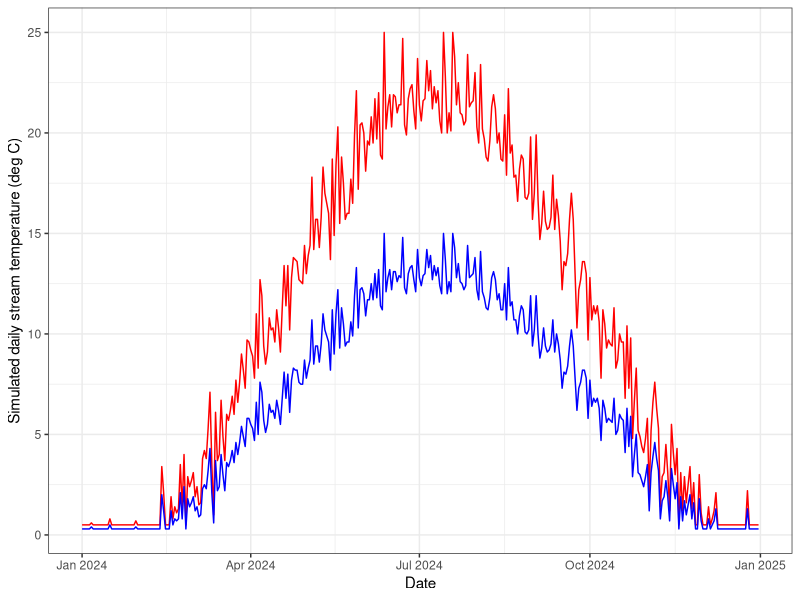
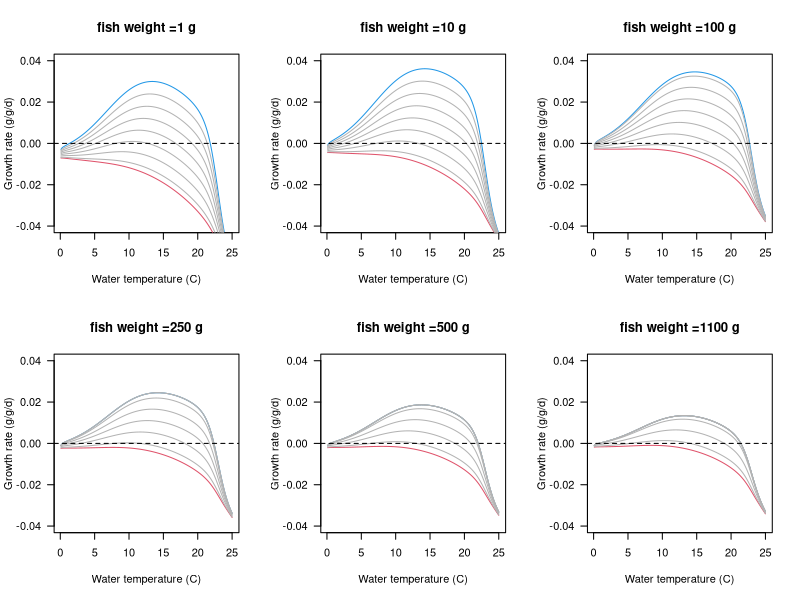
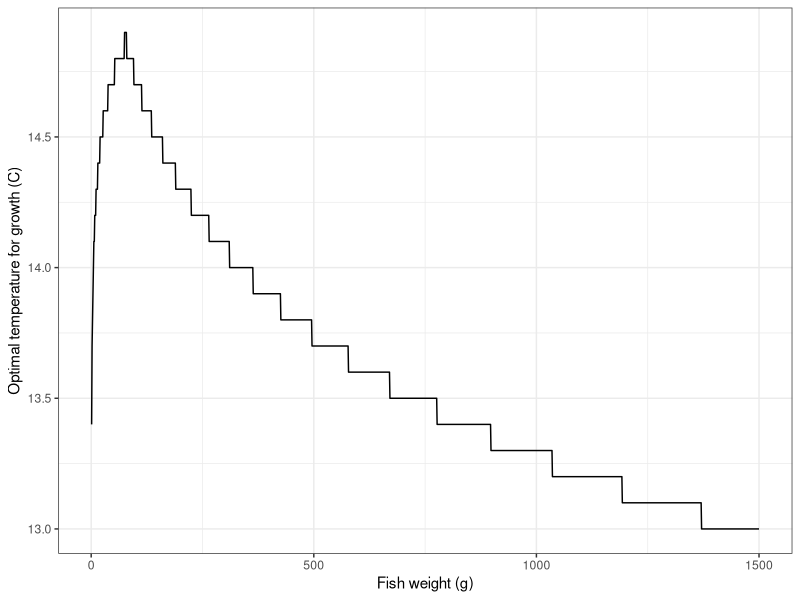
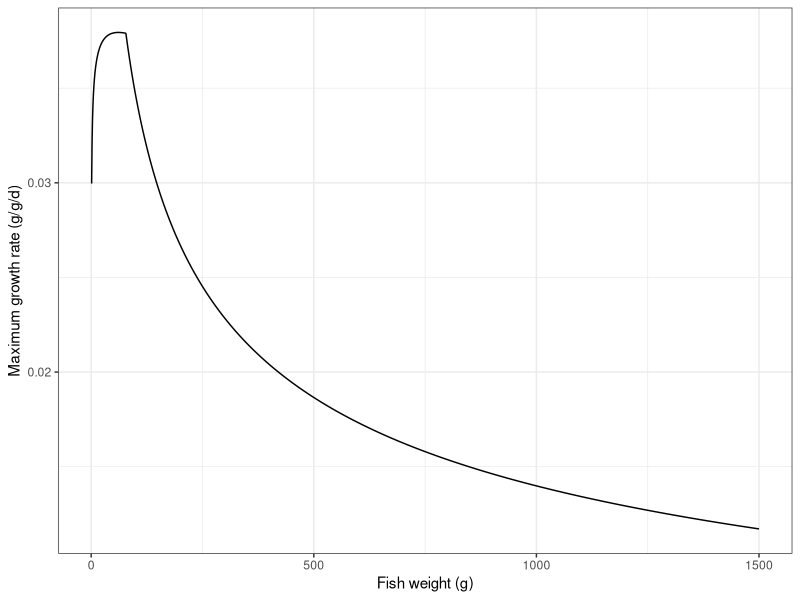
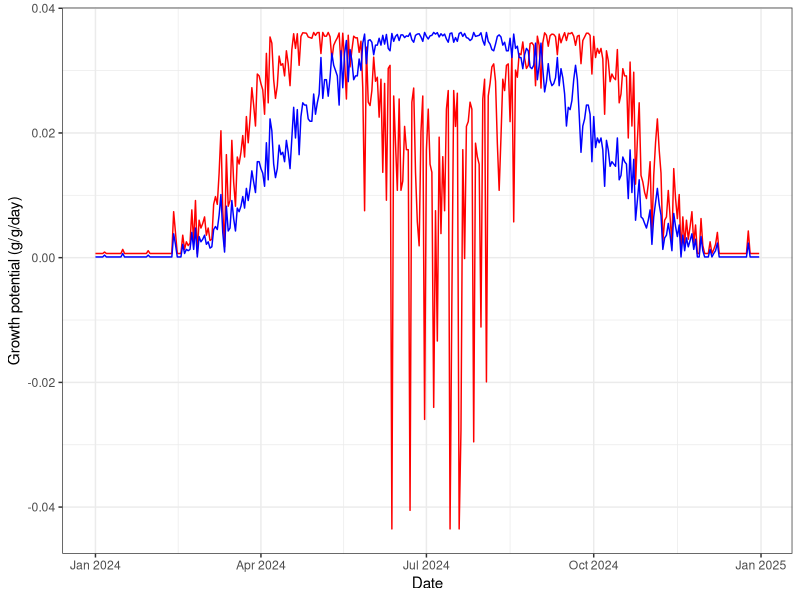
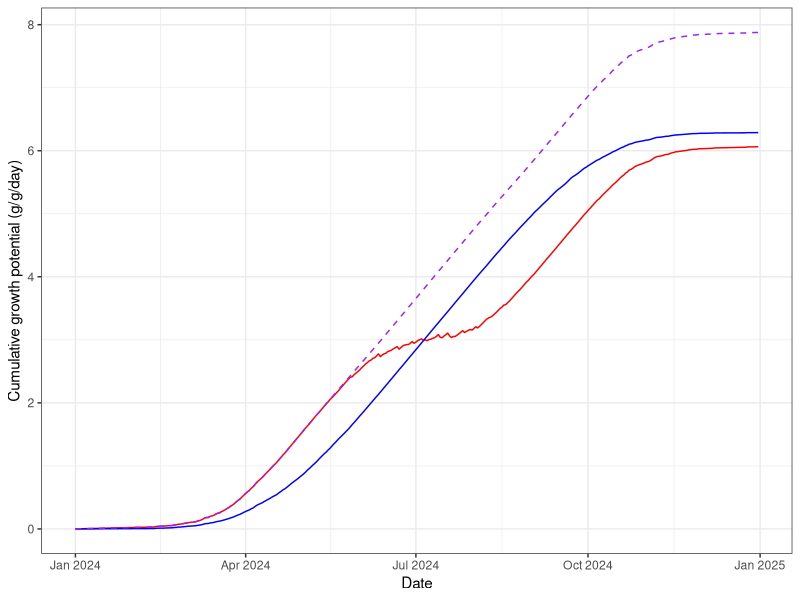
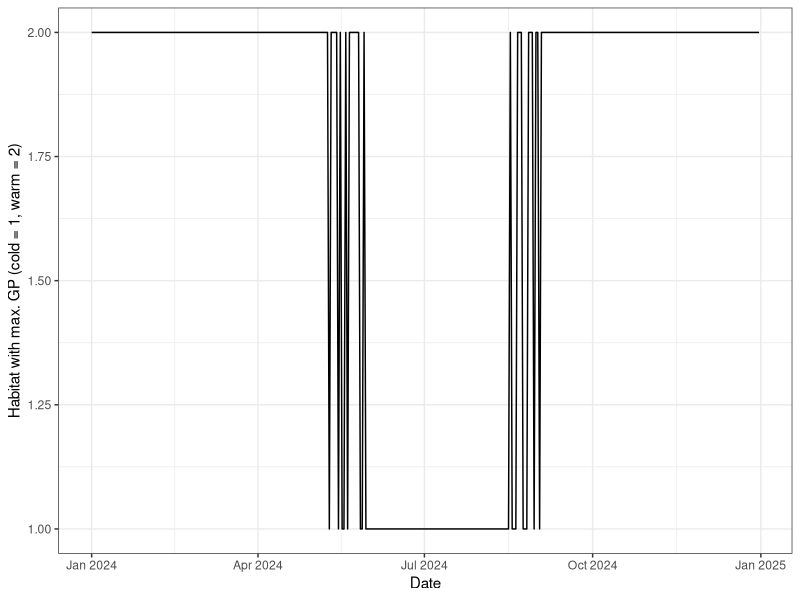

Generate these figures, in order, with R:
## ---- chunk 1
library(tidyverse)
## ---- chunk 2
# Set seed for reproducibility
set.seed(123)

# 1. Create a date range (1 year)
dates <- seq(as.Date("2024-01-01"), as.Date("2024-12-31"), by="day")
n <- length(dates)
doy <- as.numeric(format(dates, "%j")) # Day of year

# 2. Simulate Stream Temperature (Sine wave + Noise)
# Parameters: Midpoint, Amplitude, Offset
base_temp <- 10        # Average annual temperature
amplitude <- 12         # Seasonal fluctuation amplitude
# Peak temperature occurs late in the year (July/Aug)
stream_temp <- base_temp + amplitude * sin(2 * pi * (doy - 100) / 365)

# 3. Add random noise (daily weather variation)
noise <- rnorm(n, mean = 0, sd = 1.5)
simulated_temp <- stream_temp + noise

# 4. Force values near 0 to small postive, max = 25
simulated_temp[simulated_temp < 0.5] <- 0.5
simulated_temp[simulated_temp > 25] <- 25

# 4. Simulate cold regime using a multiplier
simulated_temp_cold <- simulated_temp*0.6

# 4. Create Data Frame
temp_df <- tibble(date = dates, 
                  doy = doy, 
                  temp_warm = round(simulated_temp, digits = 1), 
                  temp_cold = round(simulated_temp_cold, digits = 1))

# 5. Plot the simulation
temp_df %>% ggplot() + 
  geom_line(aes(x = date, y = temp_warm), color = "red") +
  geom_line(aes(x = date, y = temp_cold), color = "blue") +
  theme_bw() + 
  xlab("Date") + 
  ylab("Simulated daily stream temperature (deg C)")

## ---- chunk 3
fncGetBioEParms <- function(spp, pred.en.dens, prey.en.dens, oxy, pff, wt.nearest, 
  startweights = rep(initial.mass, numFish), pvals = rep(0.5, numFish), ration = rep(0.1, numFish)){
  
	N.sites <- nrow(wt.nearest) #here, sites are fish in each reach
  N.steps <- 1 #one time step
  Species <- spp
  SimMethod <- 1 #method that predicts growth
  Pred <- pred.en.dens #predator energy density
  Oxygen <- oxy #oxygen consumed
	PFF <- pff #percent indigestible prey
  stab.factor <- 0.5 #stability factor for other simulation methods
  epsilon <- 0.5 #also for other simulation methods
	endweights <- startweights*5
	TotalConsumption <- rep(100, N.sites)
	pvalues <- t(matrix(round(pvals, 5)))
	sitenames <- t(matrix(wt.nearest[,"pid"]))
	temperature <- t(wt.nearest[,"WT"])
  prey.energy.density <- t(matrix(rep(prey.en.dens, N.sites))) 
  ration <- t(matrix(round(ration, 5)))
  
  return(list(	
    "Species" = Species,
    "SimMethod" = SimMethod,
    "Wstart" = startweights,
    "Endweights" = endweights,
    "TotalConsumption" = TotalConsumption,
    "pp "= pvalues,
    "Temps" = temperature,
    "N.sites" = N.sites,
    "N.steps" = N.steps,
    "sitenames" = sitenames,
    "Pred" = Pred,
    "prey.energy.density" = prey.energy.density,
    "Oxygen" = Oxygen,
    "stab.factor" = stab.factor,
    "PFF" = PFF,
    "epsilon" = epsilon,
    "ration" = ration)
  )
  
}
## ---- chunk 4
# Constants, hard-coded - using RATION instead of p-values
fncReadConstants <- function() {
  
  # Get consumption constants
  # Cons <- data.frame(
  #   ConsEQ = 3,
  #   CA = 0.1317,
  #   CB = -0.1396,
  #   CQ = 3.0,
  #   CTO = 15.8,
  #   CTM = 17.5,
  #   CTL = 21.0,
  #   CK1 = 0.06,
  #   CK4 = 0.38)
  # 
  # # Get respiration constants
  # Resp <- data.frame(
  #   RespEQ = 1, 
  #   RA = 0.0009,
  #   RB = -0.1266,
  #   RQ = 0.0833,
  #   RTO = 0,
  #   RTM = 0,
  #   RTL = 0,
  #   RK1 = 1,
  #   RK4 = 0,
  #   ACT = 1,
  #   BACT = 0,
  #   SDA = 0.172)
  # 
  # # Get Excretion / Egestion Constants
  # Excr <- data.frame(
  #   ExcrEQ = 2, 
  #   FA = 0.212,  
  #   FB = -0.222, 
  #   FG = 0.631, 
  #   UA = 0.0314, 
  #   UB = 0.58, 
  #   UG = -0.299)
  
    Cons <- data.frame(
    ConsEQ = 4,
    CA = 0.628,
    CB = -0.3,
    CQ = 5,
    CTO = 20,
    CTM = 20,
    CTL = 24,
    CK1 = 0.33,
    CK4 = 0.2)
  
  # Get respiration constants
  Resp <- data.frame(
    RespEQ = 1, 
    RA = 0.00264,
    RB = -0.217,
    RQ = 0.06818,
    RTO = 0.0234,
    RTM = 0,
    RTL = 25,
    RK1 = 1,
    RK4 = 0.13,
    ACT = 9.7,
    BACT = 0.0405,
    SDA = 0.172)
  
  # Get Excretion / Egestion Constants
  Excr <- data.frame(
    ExcrEQ = 4, 
    FA = 0.212,  
    FB = -0.222, 
    FG = 0.631, 
    UA = 0.0314, 
    UB = 0.58, 
    UG = -0.299)
  
  # Return the Constants
  return(list("Consumption" = Cons, 
              "Respiration" = Resp, 
              "Excretion" = Excr))
}
## ---- chunk 5
# Consumption Equation 1
ConsumptionEQ1 <- function(W, TEMP, PP, PREY, CA, CB, CQ) {

	CMAX <- CA * (W ** CB)			#max specific feeding rate (g_prey/g_pred/d)
	CONS <<- (CMAX * PP * exp(CQ * TEMP))	#specific consumption rate (g_prey/g_pred/d) - grams prey consumed per gram of predator mass per day
	CONSj <<- CONS * PREY          		 #specific consumption rate (J/g_pred/d) - Joules consumed for each gram of predator for each day
	return(list("CMAX" = CMAX, "CONS" = CONS, "CONSj" = CONSj))
}

# Consumption Equation 2
ConsumptionEQ2 <- function(W, TEMP, PP, PREY, CA, CB, CTM, CTO, CQ) {

	Y <- log(CQ) * (CTM - CTO + 2)
	Z <- log(CQ) * (CTM - CTO)
	X <- (Z ^ 2 * (1 + (1 + 40 / Y) ^ .5) ^ 2) / 400
	V <- (CTM - TEMP) / (CTM - CTO)
	CMAX <- CA * (W ** CB)		
	CONS <- CMAX * PP * (V ** X) * exp(X * (1 - V))
	CONSj <- CONS*PREY             

	return(list("CMAX" = CMAX, "CONS" = CONS, "CONSj" = CONSj))
}

# Consumption Equation #3: Temperature Dependence for cool-cold water species
ConsumptionEQ3 <- function(W, TEMP, PP, PREY, CA, CB, CK1, CTO, CQ, CK4, CTL, CTM) {
	G1 <- (1 / (CTO - CQ)) * (log((0.98 * (1 - CK1)) / (CK1 * 0.02)))
	L1 <- exp(G1 * (TEMP - CQ))
	KA <- (CK1 * L1) / (1 + CK1 * (L1 - 1))
	G2 <- (1 / (CTL - CTM)) * (log((0.98 * (1 - CK4)) / (CK4 * 0.02)))
	L2 <- exp(G2 * (CTL - TEMP))
	KB <- (CK4 * L2) / (1 + CK4 * (L2 - 1))
	CMAX <- CA * (W ** CB)		#max specific feeding rate (g_prey/g_pred/d)
	
	CONS <- CMAX * PP * KA * KB		#specific consumption rate (g_prey/g_pred/d) - grams prey consumed per gram of predator mass per day
	
	CONSj <- CONS * PREY             #specific consumption rate (J/g_pred/d) - Joules consumed for each gram of predator for each day

	return(list("CMAX" = CMAX, "CONS" = CONS, "CONSj" = CONSj))
	}

# Consumption Equation 3 that gives CONS based on RATION instead of PP
ConsumptionEQ4 <- function(W, TEMP, RATION, PREY, CA, CB, CK1, CTO, CQ, CK4, CTL, CTM) {
  G1 <- (1 / (CTO - CQ)) * (log((0.98 * (1 - CK1)) / (CK1 * 0.02)))
  L1 <- exp(G1 * (TEMP - CQ))
  KA <- (CK1 * L1) / (1 + CK1 * (L1 - 1))
  G2 <- (1 / (CTL - CTM)) * (log((0.98 * (1 - CK4)) / (CK4 * 0.02)))
  L2 <- exp(G2 * (CTL - TEMP))
  KB <- (CK4 * L2) / (1 + CK4 * (L2 - 1))
  CMAX <- CA * (W ** CB)		#max specific feeding rate (g_prey/g_pred/d)
  
  RATION[RATION >= CMAX] <- CMAX[RATION >= CMAX]
  CONS <- RATION * KA * KB  #specific consumption rate (g_prey/g_pred/d) - grams prey consumed per gram of predator mass per day
  
  CONSj <- CONS * PREY  #specific consumption rate (J/g_pred/d) - Joules consumed for each gram of predator for each day
  
  return(list("CMAX" = CMAX, "CONS" = CONS, "CONSj" = CONSj))
}

# Excretion Equation 1
ExcretionEQ1 <- function(CONS, CONSj, TEMP, PP, FA, UA) {

	EG <- FA * CONS				# egestion (fecal waste) in g_waste/g_pred/d
	U <- UA * (CONS - EG)	 			# excretion (nitrogenous waste) in g_waste/g_pred/d

	EGj <- FA * CONSj				# egestion in J/g/d
	Uj <- UA * (CONSj - EGj)			# excretion in J/g/d

	return(list("EG" = EG, "EGj" = EGj, "U" = U, "Uj" = Uj))
	}	

# Excretion Equation 2
ExcretionEQ2 <- function(CONS, CONSj, TEMP, PP, FA, UA, FB, FG, UB, UG) {

	EG <- FA * TEMP ^ FB * exp(FG * PP) * CONS			# egestion (fecal waste) in g_waste/g_pred/d
	U <- UA * TEMP ^ UB * exp(UG * PP) * (CONS - EG)			# excretion (nitrogenous waste) in g_waste/g_pred/d

	EGj <- EG * CONSj / CONS					# egestion in J/g/d
	Uj <- U * CONSj / CONS					# excretion in J/g/d

	return(list("EG" = EG, "EGj" = EGj, "U" = U, "Uj" = Uj))
	}

# Excretion Equation 3 (W/ correction for indigestible prey as per Stewart 1983)
ExcretionEQ3 <- function(CONS, CONSj, TEMP, PP, FA, UA, FB, FG, UB, UG, PFF) {

	#Note: In R, "F" means "FALSE", here we use EG as the variable name for egestion instead of F (as in the FishBioE 3.0 manual)
	#Note:  PFF = 0 assumes prey are entirely digestible, making this essentially the same as Equation 2

	PE <- FA * (TEMP ** FB) * exp(FG * PP)

	PF <- ((PE - 0.1) / 0.9) * (1 - PFF) + PFF

	EG <- PF * CONS					# egestion (fecal waste) in g_waste/g_pred/d
	U <- UA * (TEMP ** UB) * (exp(UG * PP)) * (CONS - EG)	# excretion (nitrogenous waste) in g_waste/g_pred/d

	EGj <- PF * CONSj				# egestion in J/g/d
	Uj <- UA * (TEMP ** UB) * (exp(UG * PP)) * (CONSj - EGj)	# excretion in J/g/d

	return(list("EG" = EG, "EGj" = EGj, "U" = U, "Uj" = Uj))
	}	

# Excretion Equation 3 but using RATION instead of PP
ExcretionEQ4 <- function(CONS, CONSj, TEMP, RATION, CMAX, FA, UA, FB, FG, UB, UG, PFF) {
  
  #Note: In R, "F" means "FALSE", here we use EG as the variable name for egestion instead of F (as in the FishBioE 3.0 manual)
  #Note:  PFF = 0 assumes prey are entirely digestible, making this essentially the same as Equation 2
  
  RATION[RATION >= CMAX] <- CMAX[RATION >= CMAX]
  PP <- RATION / CMAX #calculating p-value based on ration and CMax inputs
  
  PE <- FA * (TEMP ** FB) * exp(FG * PP)
  
  PF <- ((PE - 0.1) / 0.9) * (1 - PFF) + PFF
  
  EG <- PF * CONS					# egestion (fecal waste) in g_waste/g_pred/d
  U <- UA * (TEMP ** UB) * (exp(UG * PP)) * (CONS - EG)	# excretion (nitrogenous waste) in g_waste/g_pred/d
  
  EGj <- PF * CONSj				# egestion in J/g/d
  Uj <- UA * (TEMP ** UB) * (exp(UG * PP)) * (CONSj - EGj)	# excretion in J/g/d
  
  return(list("EG" = EG, "EGj" = EGj, "U" = U, "Uj" = Uj))
}	

# Respiration Equation 1
RespirationEQ1 <- function(W, TEMP, CONS, EG, PREY, OXYGEN, RA, RB, ACT, SDA, RQ, RTO, RK1, RK4, RTL, BACT){

	VEL <- (RK1 * W ^ RK4) * (TEMP > RTL) + ACT * W ^ RK4 * exp(BACT * TEMP) * (1 - 1 * (TEMP > RTL))
	ACTIVITY <- exp(RTO * VEL)
	S <- SDA * (CONS - EG)					# proportion of assimilated energy lost to SDA in g/g/d (SDA is unitless)
	Sj <- S * PREY						# proportion of assimilated energy lost to SDA in J/g/d - Joules lost to digestion per gram of predator mass per day
	R <- RA * (W ** RB) * ACTIVITY * exp(RQ * TEMP)       	# energy lost to respiration (metabolism) in g/g/d
	Rj <- R * OXYGEN           				# energy lost to respiration (metabolism) in J/g/d - Joules per gram of predator mass per day
	return(list("R" = R, "Rj" = Rj, "S" = S, "Sj" = Sj))
	}

# Respiration Equation 2 (Temp dependent w/ ACT multiplier)
RespirationEQ2 <- function(W, TEMP, CONS, EG, PREY, OXYGEN, RA, RB, ACT, SDA, RTM, RTO, RQ) {

	V <- (RTM - TEMP) / (RTM - RTO)
	V[V < 0] <- 0.001 #AHF Added to stop errors when Water temps exceed RTM!
	Z <- (log(RQ)) * (RTM - RTO)
	Y <- (log(RQ)) * (RTM - RTO + 2)
	X <- ((Z ** 2) * (1 + (1 + 40 / Y) ** 0.5) ** 2) / 400
	S <- SDA * (CONS - EG)					# proportion of assimilated energy lost to SDA in g/g/d (SDA is unitless)
	Sj <- S * PREY						# proportion of assimilated energy lost to SDA in J/g/d - Joules lost to digestion per gram of predator mass per day
	R <- RA * (W ** RB) * ACT * ((V ** X) * (exp(X * (1 - V) )))     	# energy lost to respiration (metabolism) in g/g/d
	Rj <- R * OXYGEN           				# energy lost to respiration (metabolism) in J/g/d - Joules per gram of predator mass per day
	return(list("R" = R, "Rj" = Rj, "S" = S, "Sj" = Sj))
	}
## ---- chunk 6
CalculateGrowth <- function(Constants, Input) {
  
  pred <- Input$Pred
  Oxygen <- Input$Oxygen
  
  # Initialize Fish Weights
  W <- array(rep(0, (Input$N.sites * (Input$N.steps + 1))), c(Input$N.steps + 1, Input$N.sites))
  W[1,] <- as.numeric(Input$Wstart[1:ncol(W)])
  Growth <- array(rep(0, Input$N.sites * Input$N.steps), c(Input$N.steps, Input$N.sites))
  Growth_j <- Consumpt <- Consumpt_j <- Excret <- Excret_j <- Egest <- Egest_j <- Respirat <- Respirat_j <- S.resp <- Sj.resp <- Gg_WinBioE <- Gg_ELR <- Growth
  TotalC <- rep(0, Input$N.sites)
  
  ##Start Looping Through Time - for Known Consumption, solving for Weight
  t = 1
  for (t in 1:(Input$N.steps)) {
    
    ### Consumption 
    if(Constants$Consumption$ConsEQ == 1) {
      Cons <- with(Constants$Consumption, ConsumptionEQ1(W[t,], Input$Temps[t,], Input$pp[t,], Input$prey.energy.density[t,], Constants$Consumption$CA, Constants$Consumption$CB, Constants$Consumption$CQ))
    } else if(Constants$Consumption$ConsEQ == 2){
      Cons <- with(Constants$Consumption, ConsumptionEQ2(W[t,], Input$Temps[t,], Input$pp[t,], Input$prey.energy.density[t,], Constants$Consumption$CA, Constants$Consumption$CB, Constants$Consumption$CTM, Constants$Consumption$CTO, Constants$Consumption$CQ))
    } else if(Constants$Consumption$ConsEQ == 3){
      Cons <- with(Constants$Consumption, ConsumptionEQ3(W[t,], Input$Temps[t,], Input$pp[t,], Input$prey.energy.density[t,], Constants$Consumption$CA, Constants$Consumption$CB, Constants$Consumption$CK1, Constants$Consumption$CTO, Constants$Consumption$CQ, Constants$Consumption$CK4, Constants$Consumption$CTL, Constants$Consumption$CTM))
    } else if(Constants$Consumption$ConsEQ == 4){
      Cons <- with(Constants$Consumption, ConsumptionEQ4(W[t,], Input$Temps[t,], Input$ration[t,], Input$prey.energy.density[t,], Constants$Consumption$CA, Constants$Consumption$CB, Constants$Consumption$CK1, Constants$Consumption$CTO, Constants$Consumption$CQ, Constants$Consumption$CK4, Constants$Consumption$CTL, Constants$Consumption$CTM))
    }
    
    TotalC <- TotalC + Cons$CONS * W[t,]
    
    # store daily consumption 
    Consumpt[t,] <- as.numeric(Cons$CONS)
    Consumpt_j[t,] <- as.numeric(Cons$CONSj)
    
    
    ### Excretion / Egestion
    if(Constants$Excretion$ExcrEQ == 1) {
      ExcEgest <- with(Constants$Excretion, ExcretionEQ1(Cons$CONS, Cons$CONSj, Input$Temps[t,], Input$pp[t,], Constants$Excretion$FA, Constants$Excretion$UA))
    } else if (Constants$Excretion$ExcrEQ == 2) {
      ExcEgest <- with(Constants$Excretion, ExcretionEQ2(Cons$CONS, Cons$CONSj, Input$Temps[t,], Input$pp[t,], Constants$Excretion$FA, Constants$Excretion$UA, Constants$Excretion$FB, Constants$Excretion$FG, Constants$Excretion$UB, Constants$Excretion$UG ))
    } else if (Constants$Excretion$ExcrEQ == 3) {
      ExcEgest <- with(Constants$Excretion, ExcretionEQ3(Cons$CONS, Cons$CONSj, Input$Temps[t,], Input$pp[t,], Constants$Excretion$FA, Constants$Excretion$UA, Constants$Excretion$FB, Constants$Excretion$FG, Constants$Excretion$UB, Constants$Excretion$UG, Input$PFF) )
    } else if (Constants$Excretion$ExcrEQ == 4) {
      ExcEgest <- with(Constants$Excretion, ExcretionEQ4(Cons$CONS, Cons$CONSj, Input$Temps[t,], Input$ration[t,], Cons$CMAX, Constants$Excretion$FA, Constants$Excretion$UA, Constants$Excretion$FB, Constants$Excretion$FG, Constants$Excretion$UB, Constants$Excretion$UG, Input$PFF) )
    }
    
    # store daily excretion and egestion
    Excret[t,] <- as.numeric(ExcEgest$U)
    Excret_j[t,] <- as.numeric(ExcEgest$Uj)
    Egest[t,] <- as.numeric(ExcEgest$EG)
    Egest_j[t,] <- as.numeric(ExcEgest$EGj)
    
    
    ### Respiration
    if(Constants$Respiration$RespEQ == 1) {
      Resp <- with(Constants$Respiration, RespirationEQ1(W[t,], Input$Temps[t,], Cons$CONS, ExcEgest$EG, Input$prey.energy.density[t,], Input$Oxygen, Constants$Respiration$RA, Constants$Respiration$RB, Constants$Respiration$ACT, Constants$Respiration$SDA, Constants$Respiration$RQ,Constants$Respiration$RTO, Constants$Respiration$RK1, Constants$Respiration$RK4, Constants$Respiration$RTL, Constants$Respiration$BACT))
    } else if (Constants$Respiration$RespEQ == 2) {
      Resp <- with(Constants$Respiration, RespirationEQ2(W[t,], Input$Temps[t,], Cons$CONS, ExcEgest$EG, Input$prey.energy.density[t,], Input$Oxygen, Constants$Respiration$RA, Constants$Respiration$RB, Constants$Respiration$ACT, Constants$Respiration$SDA, Constants$Respiration$RTM, Constants$Respiration$RTO, Constants$Respiration$RQ))
    }
    
    #store daily respiration results
    Respirat[t,] <- as.numeric(Resp$R)
    Respirat_j[t,] <- as.numeric(Resp$Rj)
    S.resp[t,] <- as.numeric(Resp$S)
    Sj.resp[t,] <- as.numeric(Resp$Sj)
    
    
    ### Now calculate Growth
    
    # growth in J/g/d - Joules allocated to growth for each gram of predator on each day
    Gj <- Cons$CONSj - Resp$Rj - ExcEgest$EGj - ExcEgest$Uj - Resp$Sj	
    G <- Cons$CONS - Resp$R - ExcEgest$EG - ExcEgest$U - Resp$S
    # growth in g/d - Grams of predator growth each day
    Growth[t,] <- as.numeric(Gj * W[t,]) / pred
    Growth_j[t,] <- as.numeric(Gj)
    
    # growth in g/g/d (DailyWeightIncrement divided by fishWeight)
    Gg_WinBioE[t,] <- as.numeric(Growth[t,] / W[t,])			
    
    # growth in g/g/d (DailyWeightIncrement divided by average of fish start end weights)
    Gg_ELR[t,] <- Growth[t,] / ((as.numeric(Input$Wstart[1:ncol(W)]) + W[t,]) / 2)		
    
    # Calculate absolute weight at time t+1
    W[t + 1,] <- W[t,] + Growth[t,]
    
    
  } # End of cycles through time
  
  # Return Results	
  return(list(
    "TotalC" = TotalC,
    "W" = W, 
    "Growth" = Growth, 
    "Gg_WinBioE" = Gg_WinBioE, 
    "Gg_ELR" = Gg_ELR,
    "Growth_j" = Growth_j,
    "Consumption" = Consumpt,
    "Consumption_j" = Consumpt_j,
    "Excretion" = Excret,
    "Excretion_j" = Excret_j,
    "Egestion" = Egest,
    "Egestion_j" = Egest_j,
    "Respiration" = Respirat, 
    "Respiration_j" = Respirat_j, 
    "S.resp" = S.resp,
    "Sj.resp" = Sj.resp
  ))
}
## ---- chunk 7
BioE <- function (Input, Constants) {

# for simulation method =1 (we have p-vals, and want to solve for weights
if (Input$SimMethod == 1) {
  
	# Method 1: Calculate Growth from p-values and Temperatures
	Results <- CalculateGrowth(Constants, Input)
	W <- Results$W
	Growth <- Results$Growth
	
} else{

# We don't know p-values, but need to iteratively solve for them
# Method 2 or 3:  Calculte P-values from Total Growth or Consumption
# Need to assume p-values are constant with time
	
	# initialize first guess p-values of .5
	Input$pp <- array(rep(0.5, Input$N.sites * Input$N.step), 
		 c(Input$N.step, Input$N.sites))

	# set error at high value, iterate until it's small
	Error <- rep(99, Input$N.sites)
	iteration <- 0

### Interate until error is less than .1
	while(max(abs(Error)) > Input$epsilon) 
{
	iteration <- iteration + 1
		Results<- CalculateGrowth(Constants, Input)
		W <- Results$W
    TConsumption<- Results$TotalC

 # Find error (depending on which thing on which we're converging), and
 # and come up with new estimate for average p-value
		if (Input$SimMethod == 2)  {
		      Error <- (W[Input$N.step + 1,] - Input$Endweights)
  # Delta is the amount by which we'll change the p-value (prior to
  # scaling by the stability factor
		  	Delta <- (Input$Endweights) / (W[Input$N.step + 1,]) *
      	         Input$pp[1,] - Input$pp[1,]

		Pnew <- as.vector(Input$p[1,] + Input$stab.factor * Delta)
	# Guard against negative p-values
	 for (i in 1:length(Pnew)) {Pnew[i] = max(0, Pnew[i])}
		} else 
		{
	      Error <- (TConsumption - Input$TotalConsumption) / Input$TotalConsumption
	  	Delta <- Input$TotalConsumption/TConsumption * Input$p[1,] - Input$p[1,]
		Pnew <- as.vector(Input$p[1,] + Input$stab.factor * Delta)
	}
	# Update for user, show p-values and error, see if we're converging
		for (i in 1:Input$N.step) {Input$p[i,] <- as.numeric(Pnew)}
			print(paste("Pnew =",Pnew, "  Error =", Error))
	            print(paste("iteration = ", iteration))	
		} # end of while statement 
	} 

Results$pp = Input$pp
# We're done.  Let's return the results!
return(Results)
}
## ---- chunk 8
spp <- "stealhead"
numFish <- 500 #number of fish in a network per scenario
Constants <- fncReadConstants()
st.wt <- 100 #starting weight
ration.lo <- 0.02
ration.hi <- ration.lo + 0.05
pred.en.dens <- 5900 #predator energy density
oxy <- 13560 #oxygen consumed
pff <- 0.1 #percent indigestible prey
prey.en.dens <- 3500 # see Railsback and Rose 1999, Beauchamp et al. 2007

  
# Set up arrays
waterTemps <- cbind("pid" = seq(1, length(seq(0.1, 25, 0.1))),"WT" = seq(0.1, 25, 0.1))
rations <- seq(0.02, 0.17, 0.01)
weights <- seq(1, 1500, 1)
wt.growth <- array(NA, dim = c(nrow(waterTemps), length(rations), length(weights))) #dim = c(250 WTs, 16 rations, 1500 weights)
p.values <- array(NA, dim = c(nrow(waterTemps), length(rations), length(weights)))
#respiration <- consumption <- wastes <- wt.growth

# Loop through arrays to record growth for each case
for(w in 1:dim(wt.growth)[3]){
  ww <- weights[w]
  for(r in 1:dim(wt.growth)[2]){
    rr <- rations[r]
    Input<- fncGetBioEParms("bulltrout", pred.en.dens, prey.en.dens, oxy, pff,
                            waterTemps, 
                            startweights = rep(ww, nrow(waterTemps)), 
                            pvals = rep(1, nrow(waterTemps)),
                            ration = rep(rr, nrow(waterTemps)))
    
    
    Results <- BioE(Input, Constants) #run BioE code given input and constants
    wt.growth[,r,w] <- c(Results$Gg_WinBioE)
    p.values[,r,w] <- c(Results$pp)
    # consumption[,r,w] <- c(Results$Consumption)
    # wastes[,r,w] <- c(Results$Egestion + Results$Excretion + Results$S.resp)
    # respiration[,r,w] <- c(Results$Respiration)
    
    ## In Joules instead of grams:
    # wt.growth[,r,w] <- c(Results$Growth_j)
    # consumption[,r,w] <- c(Results$Consumption_j)
    # wastes[,r,w] <- c(Results$Egestion_j + Results$Excretion_j + Results$Sj.resp)
    # respiration[,r,w] <- c(Results$Respiration_j)
  }
  print(w)
}

# Save outputs. Only 'wt.growth' is needed for simulations. The others are merely for plotting below.
# save("wt.growth", file = "data.in/wt.growth.array.RData")
# save("respiration", file = "data.in/respiration.array.RData")
# save("wastes", file = "data.in/wastes.array.RData")
# save("consumption", file = "data.in/consumption.array.RData")



# Load back in to plot
# load("data.in/wt.growth.array.RData")
# load("data.in/consumption.array.RData")
# load("data.in/wastes.array.RData")
# load("data.in/respiration.array.RData")
fncGetBioEParms("stealhead", pred.en.dens, prey.en.dens, oxy, pff,
                            waterTemps, 
                            startweights = rep(ww, nrow(waterTemps)), 
                            pvals = rep(1, nrow(waterTemps)),
                            ration = rep(rr, nrow(waterTemps)))

## ---- chunk 9
par(mfrow = c(2, 3), las = 1)
ylb <- "Growth rate (g/g/d)"
for(fish.mass in c(1, 10, 100, 250, 500, 1100)){
  plot(waterTemps[,"WT"], wt.growth[, 16, fish.mass], type='l', ylab = ylb, xlab = "Water temperature (C)", 
       col = 4, ylim = c(-0.04, 0.04), main = paste0("fish weight =", fish.mass," g")) #max ration
  lines(waterTemps[,"WT"], wt.growth[, 1, fish.mass], col = 2) #min ration
  for(i in seq(2, length(rations)-1, by = 2)){ lines(waterTemps[,"WT"], wt.growth[,i, fish.mass], col = "gray70")}
  abline(h = 0, lty = 2)
}
## ---- chunk 10
dim(wt.growth)[3]
opttemptib <- tibble(weight = weights, opttemp = NA, growth_ggd = NA)

for (i in 1:dim(wt.growth)[3]) {
  opttemptib$opttemp[i] <- waterTemps[which.max(wt.growth[,16,i]),2]
  opttemptib$growth_ggd[i] <- wt.growth[which.max(wt.growth[,16,i]),16,i]
}

opttemptib %>% ggplot() +
  geom_line(aes(x = weight, y = opttemp)) +
  theme_bw() + xlab("Fish weight (g)") + ylab("Optimal temperature for growth (C)")

opttemptib %>% ggplot() +
  geom_line(aes(x = weight, y = growth_ggd)) +
  theme_bw() + xlab("Fish weight (g)") + ylab("Maximum growth rate (g/g/d)")
## ---- chunk 11
grate_df <- tibble(temp = waterTemps[,2],
                   grate_ggd = wt.growth[,16,10]) %>%
  mutate(temp = trimws(temp))

growthregime_df <- temp_df %>%
  mutate(temp_warm = trimws(temp_warm),
         temp_cold = trimws(temp_cold)) %>%
  left_join(grate_df, by = c("temp_warm" = "temp")) %>% rename(grpot_warm = grate_ggd) %>%
  left_join(grate_df, by = c("temp_cold" = "temp")) %>% rename(grpot_cold = grate_ggd) %>%
  mutate(grpot_track = pmax(grpot_warm, grpot_cold)) %>%
  mutate(cumul_grpot_warm = cumsum(grpot_warm),
         cumul_grpot_cold = cumsum(grpot_cold),
         cumul_grpot_track = cumsum(grpot_track),
         habitat = case_when(
           grpot_cold > grpot_warm ~ "cold",
           grpot_warm > grpot_cold ~ "warm",
           TRUE ~ "tie"
         ))
  
head(growthregime_df)
## ---- chunk 12
growthregime_df %>% ggplot() +
  geom_line(aes(x = date, y = grpot_warm), col = "red") +
  geom_line(aes(x = date, y = grpot_cold), col = "blue") +
  theme_bw() +
  xlab("Date") +
  ylab("Growth potential (g/g/day)")
## ---- chunk 13
growthregime_df %>% ggplot() +
  geom_line(aes(x = date, y = cumul_grpot_warm), col = "red") +
  geom_line(aes(x = date, y = cumul_grpot_cold), col = "blue") +
  geom_line(aes(x = date, y = cumul_grpot_track), col = "purple", linetype = "dashed") +
  theme_bw() +
  xlab("Date") +
  ylab("Cumulative growth potential (g/g/day)")
## ---- chunk 14
growthregime_df %>% 
  mutate(habitat_num = as.numeric(as.factor(habitat))) %>%
  ggplot() +
  geom_line(aes(x = date, y = habitat_num)) +
  theme_bw() +
  xlab("Date") +
  ylab("Habitat with max. GP (cold = 1, warm = 2)")
